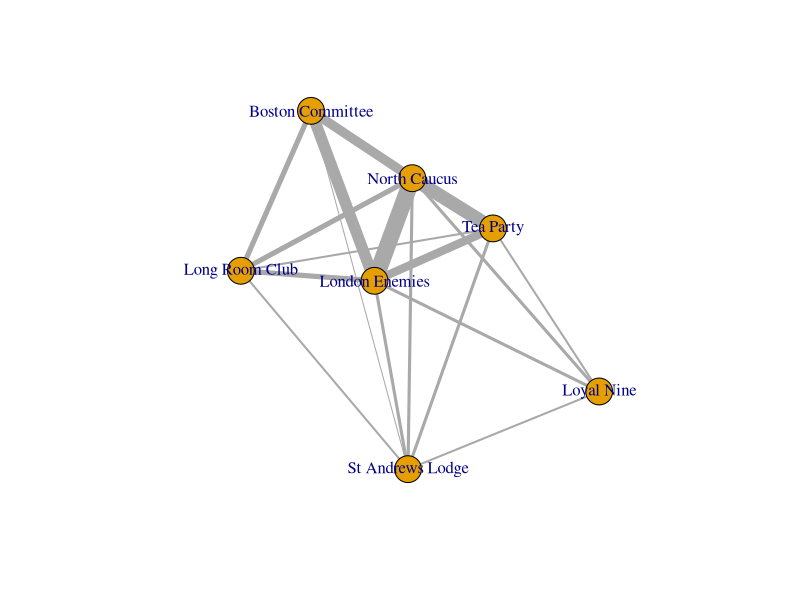
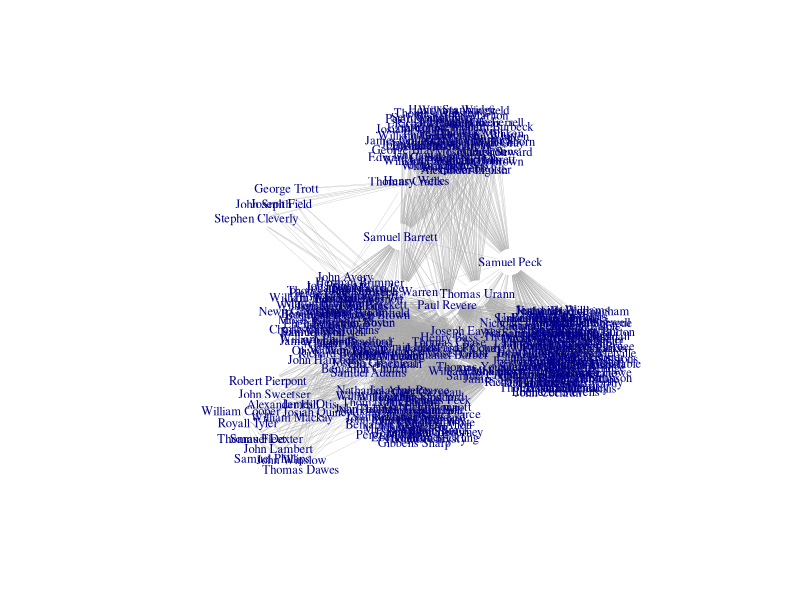

Source code (R) for these figures, in order:

# prep environment
library(igraph)
library(ggraph)

# load data
data("whigs")
data1 <- as.matrix(whigs)

# matrix multiplacation using transpose &
# delete the diagonal relationships
groupsByPeople <- t(data1) %*% data1
    diag(groupsByPeople) <- NA
peopleByGroups <- data1 %*% t(data1)
    diag(peopleByGroups) <- NA

# group
groupNet <- graph_from_adjacency_matrix(
    groupsByPeople, weighted=T, mode="undirected", diag=FALSE)
plot(groupNet,
     edge.width=get.edge.attribute(groupNet,"weight"),
     )

# people
peopleNet <- graph_from_adjacency_matrix(
    peopleByGroups, weighted=T, mode="undirected", diag=FALSE)
plot(peopleNet,
     vertex.shape="none",
     vertex.label.cex=0.75,
     edge.width=0.25,
    )
